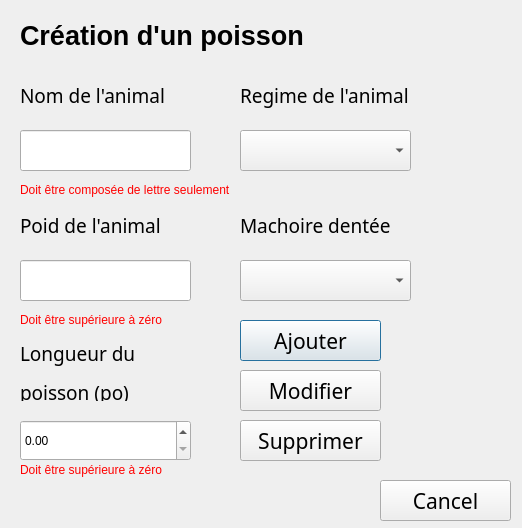
<?xml version="1.0" encoding="UTF-8"?>
<ui version="4.0">
 <class>Dialog</class>
 <widget class="QDialog" name="Dialog">
  <property name="geometry">
   <rect>
    <x>0</x>
    <y>0</y>
    <width>522</width>
    <height>528</height>
   </rect>
  </property>
  <property name="windowTitle">
   <string>Poisson</string>
  </property>
  <widget class="QLabel" name="label_err_poid_poisson">
   <property name="geometry">
    <rect>
     <x>20</x>
     <y>300</y>
     <width>221</width>
     <height>41</height>
    </rect>
   </property>
   <property name="text">
    <string>&lt;html&gt;&lt;head/&gt;&lt;body&gt;&lt;p&gt;&lt;span style=&quot; color:#ff0000;&quot;&gt;Doit être supérieure à zéro&lt;/span&gt;&lt;/p&gt;&lt;/body&gt;&lt;/html&gt;</string>
   </property>
  </widget>
  <widget class="QLabel" name="label_id_9">
   <property name="geometry">
    <rect>
     <x>240</x>
     <y>80</y>
     <width>171</width>
     <height>31</height>
    </rect>
   </property>
   <property name="font">
    <font>
     <family>Rockwell</family>
     <pointsize>14</pointsize>
    </font>
   </property>
   <property name="text">
    <string>Regime de l'animal</string>
   </property>
  </widget>
  <widget class="QLineEdit" name="lineEdit_nom_poisson">
   <property name="geometry">
    <rect>
     <x>20</x>
     <y>130</y>
     <width>171</width>
     <height>41</height>
    </rect>
   </property>
  </widget>
  <widget class="QPushButton" name="button_ajout_poisson">
   <property name="geometry">
    <rect>
     <x>240</x>
     <y>320</y>
     <width>141</width>
     <height>41</height>
    </rect>
   </property>
   <property name="font">
    <font>
     <family>Tw Cen MT Condensed Extra Bold</family>
     <pointsize>16</pointsize>
    </font>
   </property>
   <property name="text">
    <string>Ajouter</string>
   </property>
  </widget>
  <widget class="QPushButton" name="button_supprim_poisson">
   <property name="geometry">
    <rect>
     <x>240</x>
     <y>420</y>
     <width>141</width>
     <height>41</height>
    </rect>
   </property>
   <property name="font">
    <font>
     <family>Tw Cen MT Condensed Extra Bold</family>
     <pointsize>16</pointsize>
    </font>
   </property>
   <property name="text">
    <string>Supprimer</string>
   </property>
  </widget>
  <widget class="QLabel" name="label_err_nom_poisson">
   <property name="geometry">
    <rect>
     <x>20</x>
     <y>170</y>
     <width>221</width>
     <height>41</height>
    </rect>
   </property>
   <property name="text">
    <string>&lt;html&gt;&lt;head/&gt;&lt;body&gt;&lt;p&gt;&lt;span style=&quot; color:#ff0000;&quot;&gt;Doit être composée de lettre seulement&lt;/span&gt;&lt;/p&gt;&lt;/body&gt;&lt;/html&gt;</string>
   </property>
  </widget>
  <widget class="QComboBox" name="comboBox_machoire_poisson">
   <property name="geometry">
    <rect>
     <x>240</x>
     <y>260</y>
     <width>171</width>
     <height>41</height>
    </rect>
   </property>
  </widget>
  <widget class="QLineEdit" name="lineEdit_poid_poisson">
   <property name="geometry">
    <rect>
     <x>20</x>
     <y>260</y>
     <width>171</width>
     <height>41</height>
    </rect>
   </property>
  </widget>
  <widget class="QLabel" name="label_7">
   <property name="geometry">
    <rect>
     <x>20</x>
     <y>10</y>
     <width>371</width>
     <height>51</height>
    </rect>
   </property>
   <property name="font">
    <font>
     <pointsize>20</pointsize>
     <weight>75</weight>
     <bold>true</bold>
    </font>
   </property>
   <property name="text">
    <string>Création d'un poisson</string>
   </property>
  </widget>
  <widget class="QLabel" name="label_id_11">
   <property name="geometry">
    <rect>
     <x>240</x>
     <y>210</y>
     <width>211</width>
     <height>31</height>
    </rect>
   </property>
   <property name="font">
    <font>
     <family>Rockwell</family>
     <pointsize>14</pointsize>
    </font>
   </property>
   <property name="text">
    <string>Machoire dentée </string>
   </property>
  </widget>
  <widget class="QComboBox" name="comboBox_regime_poisson">
   <property name="geometry">
    <rect>
     <x>240</x>
     <y>130</y>
     <width>171</width>
     <height>41</height>
    </rect>
   </property>
  </widget>
  <widget class="QLabel" name="label_err_longueur_poisson">
   <property name="geometry">
    <rect>
     <x>20</x>
     <y>450</y>
     <width>221</width>
     <height>41</height>
    </rect>
   </property>
   <property name="text">
    <string>&lt;html&gt;&lt;head/&gt;&lt;body&gt;&lt;p&gt;&lt;span style=&quot; color:#ff0000;&quot;&gt;Doit être supérieure à zéro&lt;/span&gt;&lt;/p&gt;&lt;/body&gt;&lt;/html&gt;</string>
   </property>
  </widget>
  <widget class="QLabel" name="label_id_7">
   <property name="geometry">
    <rect>
     <x>20</x>
     <y>80</y>
     <width>171</width>
     <height>31</height>
    </rect>
   </property>
   <property name="font">
    <font>
     <family>Rockwell</family>
     <pointsize>14</pointsize>
    </font>
   </property>
   <property name="text">
    <string>Nom de l'animal</string>
   </property>
  </widget>
  <widget class="QLabel" name="label_id_12">
   <property name="geometry">
    <rect>
     <x>20</x>
     <y>340</y>
     <width>181</width>
     <height>61</height>
    </rect>
   </property>
   <property name="font">
    <font>
     <family>Rockwell</family>
     <pointsize>14</pointsize>
    </font>
   </property>
   <property name="text">
    <string>&lt;html&gt;&lt;head/&gt;&lt;body&gt;&lt;p&gt;Longueur du&lt;/p&gt;&lt;p&gt;poisson (po)&lt;/p&gt;&lt;/body&gt;&lt;/html&gt;</string>
   </property>
  </widget>
  <widget class="QLabel" name="label_id_10">
   <property name="geometry">
    <rect>
     <x>20</x>
     <y>210</y>
     <width>171</width>
     <height>31</height>
    </rect>
   </property>
   <property name="font">
    <font>
     <family>Rockwell</family>
     <pointsize>14</pointsize>
    </font>
   </property>
   <property name="text">
    <string>Poid de l'animal</string>
   </property>
  </widget>
  <widget class="QPushButton" name="button_modif_poisson">
   <property name="geometry">
    <rect>
     <x>240</x>
     <y>370</y>
     <width>141</width>
     <height>41</height>
    </rect>
   </property>
   <property name="font">
    <font>
     <family>Tw Cen MT Condensed Extra Bold</family>
     <pointsize>16</pointsize>
    </font>
   </property>
   <property name="text">
    <string>Modifier</string>
   </property>
  </widget>
  <widget class="QDoubleSpinBox" name="doubleSpinBox_longueur_poisson">
   <property name="geometry">
    <rect>
     <x>20</x>
     <y>420</y>
     <width>171</width>
     <height>41</height>
    </rect>
   </property>
  </widget>
  <widget class="QPushButton" name="button_cancel_poisson">
   <property name="geometry">
    <rect>
     <x>380</x>
     <y>480</y>
     <width>131</width>
     <height>41</height>
    </rect>
   </property>
   <property name="font">
    <font>
     <family>Tw Cen MT Condensed Extra Bold</family>
     <pointsize>16</pointsize>
    </font>
   </property>
   <property name="text">
    <string>Cancel</string>
   </property>
  </widget>
 </widget>
 <resources/>
 <connections/>
</ui>
